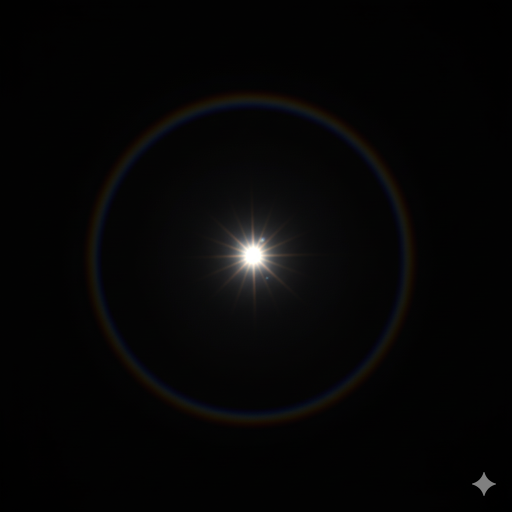
#> input picture data/Gemini_Generated_Image_lwu2prlwu2prlwu2.png, 1024 x 1024 px (shown at 1/2 size)
$ python convert_png_to_csv.py data/Gemini_Generated_Image_lwu2prlwu2prlwu2.png data/Gemini_Generated_Image_lwu2prlwu2prlwu2.png
#> lines starting #> are read from the running program, lines starting #| are printed output that depends on the picture
#!/usr/bin/env python3
"""
Convert PNG image to 10-bit CSV format for flare evaluation.
"""

import numpy as np
from PIL import Image
import sys
import os


def convert_png_to_10bit_csv(png_path: str, csv_path: str, target_size: tuple = (512, 512)):
    """
    Convert PNG image to 10-bit CSV format suitable for flare evaluation.

    Args:
        png_path: Path to input PNG file
        csv_path: Path to output CSV file
        target_size: Target dimensions (width, height) for the output
    """
#> called with target_size = (512, 512)
    try:
        # Load the PNG image
        img = Image.open(png_path)
#> img is the input picture: PIL image 1024x1024 RGB; mean R, G, B 5.8, 5.4, 5.6
        print(f"Original image size: {img.size}, mode: {img.mode}")
#| Original image size: (1024, 1024), mode: RGB

        # Convert to grayscale if needed (using luminance weights)
        if img.mode != 'L':
            if img.mode == 'RGBA':
                # Handle alpha channel by compositing over black background
                background = Image.new('RGB', img.size, (0, 0, 0))
                background.paste(img, mask=img.split()[-1])  # Alpha channel as mask
                img = background
            img = img.convert('L')
#> img: PIL image 1024x1024 L
            print("Converted to grayscale")

        # Resize if necessary
        if img.size != target_size:
            img = img.resize(target_size, Image.Resampling.LANCZOS)
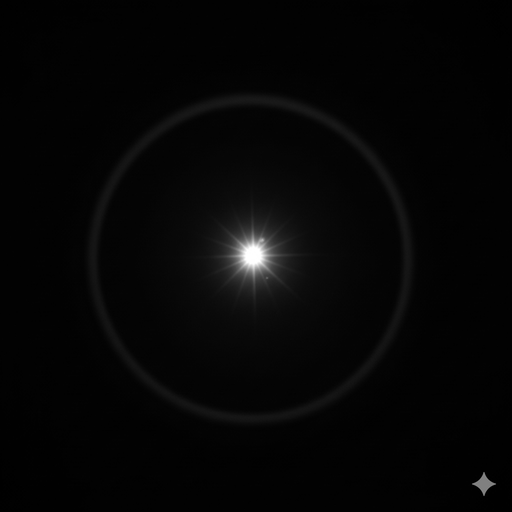
#> img: PIL image 512x512 L; min 0, max 255, mean 5.5
            print(f"Resized to: {target_size}")

        # Convert to numpy array
        img_array = np.array(img, dtype=np.float32)

        # Convert from 8-bit (0-255) to 10-bit (0-1023) range
        # Scale by factor of 1023/255 ≈ 4.012
        img_10bit = img_array * (1023.0 / 255.0)

        # Round to integers and ensure within valid range
        img_10bit = np.round(img_10bit).astype(np.uint16)
        img_10bit = np.clip(img_10bit, 0, 1023)

        print(f"10-bit range: {np.min(img_10bit)} - {np.max(img_10bit)}")
#| 10-bit range: 0 - 1023
        print(f"Data shape: {img_10bit.shape}")
#| Data shape: (512, 512)

        # Save as CSV (no header, integers only)
        np.savetxt(csv_path, img_10bit, fmt='%d', delimiter=',')

        print(f"Successfully converted to: {csv_path}")

        # Print some statistics
        unique_values = len(np.unique(img_10bit))
#> unique_values = 253
        print(f"Unique intensity values: {unique_values}")
#| Unique intensity values: 253
        print(f"Mean intensity: {np.mean(img_10bit):.1f}")
#| Mean intensity: 22.1
        print(f"Std deviation: {np.std(img_10bit):.1f}")
#| Std deviation: 57.1

        # Check for potential light sources (bright pixels)
        light_threshold = 800  # Rough threshold for bright areas
        light_pixels = np.sum(img_10bit > light_threshold)
#> light_pixels = 414
        print(f"Pixels above {light_threshold}: {light_pixels}")
#| Pixels above 800: 414

        return img_10bit

    except Exception as e:
        print(f"Error converting PNG to CSV: {e}")
        return None


def main():
    if len(sys.argv) < 2:
        print("Usage: python convert_png_to_csv.py <input.png> [output.csv]")
        sys.exit(1)

    png_path = sys.argv[1]

    if not os.path.exists(png_path):
        print(f"Error: Input file '{png_path}' not found")
        sys.exit(1)

    # Generate output filename if not provided
    if len(sys.argv) > 2:
        csv_path = sys.argv[2]
    else:
        base_name = os.path.splitext(os.path.basename(png_path))[0]
        csv_path = f"data/{base_name}_10bit.csv"

    # Ensure output directory exists
    os.makedirs(os.path.dirname(csv_path), exist_ok=True)

    print(f"Converting: {png_path} -> {csv_path}")
    convert_png_to_10bit_csv(png_path, csv_path)


if __name__ == "__main__":
    main()
